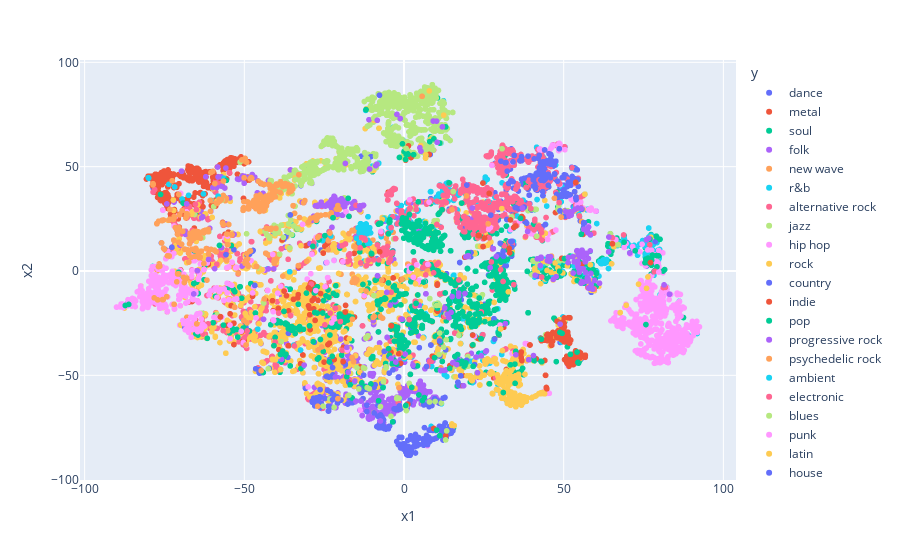

This figure's notebook cell:
### Code cell
visualize(out.detach(), color = labels)
